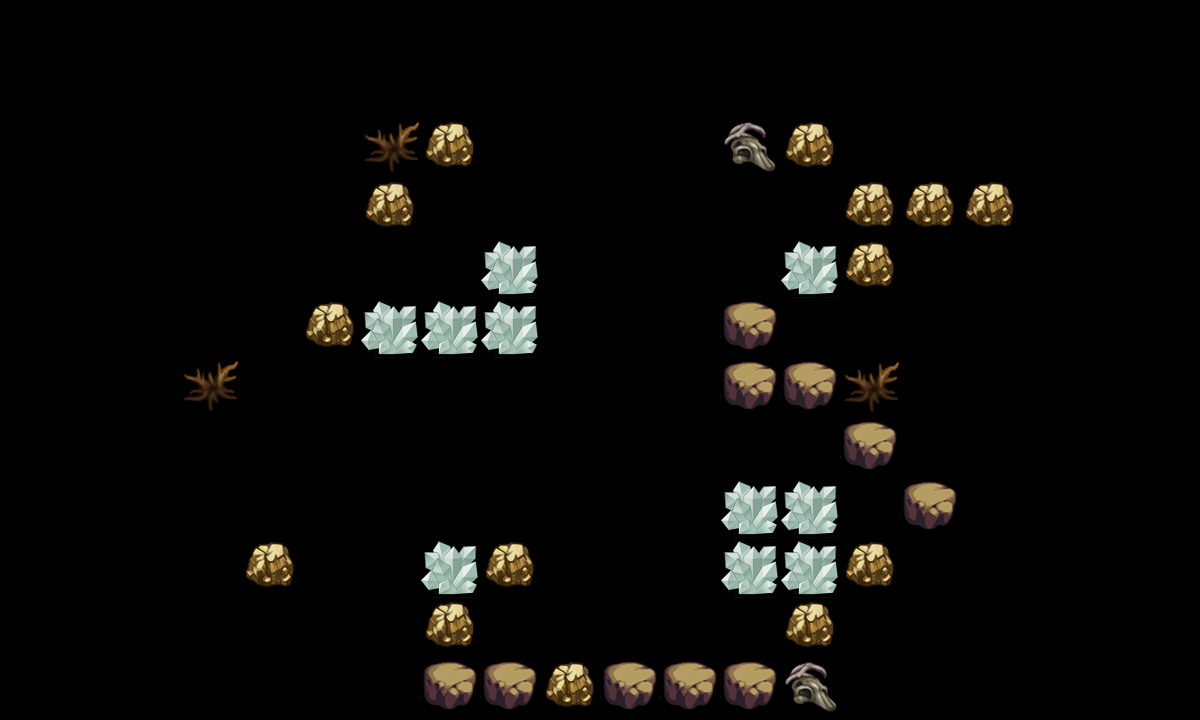

This is a level from a 2D game, rendered from its Tiled map with the project's own tilesets. A one-line summary and the map file follow, with tile-layer data summarised:
An orthogonal 20x12 tile map with 60x60 px tiles, 2 tile layers (canDes, cannotDes) and 15 objects (re3, re1, re2, tankpoint, re4, ...).

<map version="1.0" orientation="orthogonal" width="20" height="12" tilewidth="60" tileheight="60">
 <tileset firstgid="1" name="tmw_desert_spacing" tilewidth="60" tileheight="60">
  <image source="tmw_desert_spacing.png" width="480" height="300" />
  <tile id="30">
   <properties>
    <property name="canDes" value="1" />
   </properties>
  </tile>
 </tileset>
 <layer name="canDes" width="20" height="12">
  <data>[240 cells, 29 non-empty, 6 distinct tile ids]</data>
 </layer>
 <layer name="cannotDes" width="20" height="12">
  <data>[240 cells, 10 non-empty, 1 distinct tile ids]</data>
 </layer>
 <objectgroup name="spawnPoints" width="20" height="12">
  <object name="re3" x="960" y="598" width="60" height="60" />
  <object name="re1" x="960" y="300" width="60" height="60" />
  <object name="re2" x="960" y="61" width="60" height="60" />
  <object name="tankpoint" x="542" y="599" width="60" height="60" />
  <object name="re4" x="240" y="122" width="60" height="60" />
  <object name="re5" x="456" y="392" width="59" height="59" />
 </objectgroup>
 <objectgroup name="roadPoints" width="20" height="12">
  <object name="p1" x="302" y="600" width="60" height="60" />
  <object name="p2" x="301" y="420" width="60" height="60" />
  <object name="p3" x="599" y="419" width="60" height="60" />
  <object name="p4" x="600" y="62" width="60" height="60" />
  <object name="p5" x="780" y="60" width="60" height="60" />
 </objectgroup>
 <objectgroup name="bossPoint" width="20" height="12" visible="0">
  <object name="boss1" x="663" y="0" width="60" height="60" />
 </objectgroup>
 <objectgroup name="buildingPoint" width="20" height="12" visible="0">
  <object name="building1" x="1079" y="59" width="60" height="60" />
 </objectgroup>
 <objectgroup name="endPoint" width="20" height="12">
  <object name="endpoint" x="600" y="240" width="60" height="60" />
 </objectgroup>
 <objectgroup name="morePoint" width="20" height="12">
  <object name="morepoint" x="180" y="240" width="60" height="60" />
 </objectgroup>
</map>
